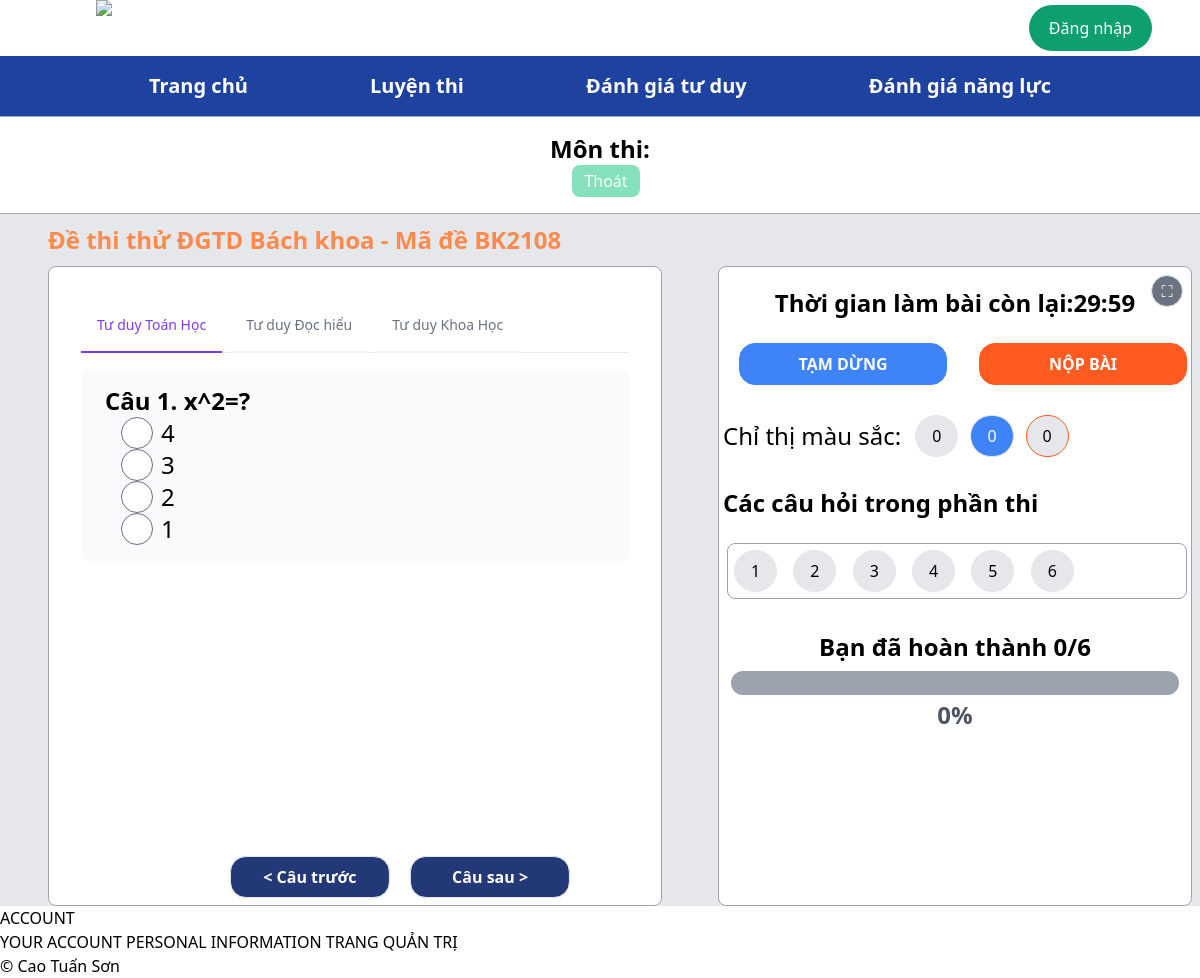
/dgtd/dgtd/5/ (signed in), run on the app's committed database.
### DanhGiaTuDuy/models.py (models this page shows, shortened)
class DeThi(models.Model):
    DANH_GIA_TU_DUY = 'DGTD'
    LOAI_DE_CHOICES = [
         (DANH_GIA_TU_DUY, 'Đánh giá tư duy'),
    ]
    ten_de_thi = models.CharField(max_length=255, null=False, blank=False)
    loai_de = models.CharField(max_length=50, choices=LOAI_DE_CHOICES, default=DANH_GIA_TU_DUY)
    thoi_gian_thi = models.DurationField(default=timezone.timedelta(minutes=30))
    doc_hieu_noi_dung = models.ForeignKey(DocHieuNoiDung, null=True, blank=True, on_delete=models.CASCADE)

class NoiDungDe(models.Model):
    de_thi = models.ForeignKey(DeThi, on_delete=models.CASCADE)
    cau_hoi = models.ForeignKey(CauHoi, on_delete=models.CASCADE)
    diem_so = models.FloatField(validators=[MinValueValidator(0.01), MaxValueValidator(10.00)])
    thu_tu_cau = models.IntegerField(validators=[MinValueValidator(1)])
    doc_hieu_noi_dung = models.ForeignKey(DocHieuNoiDung, on_delete=models.SET_NULL, null=True, blank=True)
    khoa_hoc_noi_dung = models.ForeignKey(KhoaHocNoiDung, on_delete=models.SET_NULL, null=True, blank=True)

class CauHoi(models.Model):
    TRAC_NGHIEM = 'TN'
    DUNG_SAI = 'DS'
    TU_LUAN = 'TL'
    KEO_THA = 'KT'
    TU_DUY_TOAN_HOC = 'TDTH'
    TU_DUY_DOC_HIEU = 'TDDH'
    TU_DUY_KHOA_HOC = 'TDKH'
    LOAI_CAU_HOI_CHOICES = [
        (TRAC_NGHIEM, 'Trắc nghiệm'),
        (DUNG_SAI, 'Đúng sai'),
        (TU_LUAN, 'Tự luận'),
        (KEO_THA, 'Kéo thả'),  # New choice
    ]
    PHAN_THI_CHOICES = [
        (TU_DUY_TOAN_HOC, 'Tư duy toán học'),
        (TU_DUY_DOC_HIEU, 'Tư duy đọc hiểu'),
        (TU_DUY_KHOA_HOC, 'Tư duy khoa học'),
    ]
    tieu_de = models.CharField(max_length=255, null=False, blank=False)
    noi_dung = models.TextField(default='')
    loai_cau_hoi = models.CharField(
        max_length=2,
        choices=LOAI_CAU_HOI_CHOICES,
        default=TRAC_NGHIEM,
    )
    phan_thi = models.CharField(max_length=4, choices=PHAN_THI_CHOICES, default=TU_DUY_TOAN_HOC)
    anh = models.ImageField(upload_to='cauhoi_images/', null=True, blank=True)
    cach_giai = models.TextField(default='')
    def ch_photo(self):
        if self.anh:
            return mark_safe('<img src="{}" width="100" />'.format(self.anh.url))
        return ''
    ch_photo.short_description = 'Image'
    ch_photo.allow_tags = True

class DapAn(models.Model):
    cauHoi = models.ForeignKey(CauHoi, on_delete=models.CASCADE)
    noi_dung = models.TextField(default='')
    tinh_dung = models.BooleanField(default=False)
    anh = models.ImageField(upload_to='dapan_images/', null=True, blank=True)
    def da_photo(self):
        if self.anh:
            return mark_safe('<img src="{}" width="100" />'.format(self.anh.url))
        return ''
    da_photo.short_description = 'Image'
    da_photo.allow_tags = True

### DanhGiaTuDuy/views.py (the view)
# urls.py: path('dgtd/<int:idde>/', DGTD.as_view(), name= 'dgtd_id'),
class DGTD(LoginRequiredMixin, View):
    login_url = '/Userlogin/'
    def get(self, request, idde=None):
        if idde is None:
            return render(request, 'exam.html')
        else:
            student_id = request.session['id']
            student = StudentUser.objects.get(id=student_id)
            deThi = get_object_or_404(DeThi, id=idde)
            dict_cauhoi_list_dapan = dict()
            SetNoiDungDe = NoiDungDe.objects.filter(de_thi=deThi).order_by('thu_tu_cau')
            khoa_hoc_noi_dung_list = KhoaHocNoiDung.objects.all()
            for noiDungDe in SetNoiDungDe:
                SetDapAn = DapAn.objects.filter(cauHoi=noiDungDe.cau_hoi)
                list_dapAn = list(SetDapAn)
                dict_cauhoi_list_dapan[noiDungDe] = list_dapAn
            lenkeys = len(dict_cauhoi_list_dapan)
            thoi_gian_thi = int(deThi.thoi_gian_thi.seconds)
            content = {
                'DeThi': deThi,
                'dictCHDA': dict_cauhoi_list_dapan,
                'lenkeys': lenkeys,
                'student': student,
                'tthi': thoi_gian_thi,
                'khoa_hoc_noi_dung_list': khoa_hoc_noi_dung_list,
            }
            return render(request, 'quiz.html', content)

### WebLuyenThi/context_processors.py (called while the page is built)
def user_full_name(request):
    full_name = request.session.get('full_name', '')
    return {'full_name': full_name}

### templates/quiz.html (shortened to what this page needs)
{% extends 'homepage/base.html' %}
{% block content %}
{% load static %}
<div class="">
    <div>
        <div class="border-t border-gray-600 opacity-50 w-full"></div>
        <div class="bg-white  flex flex-col w-full h-24 items-center rounded-sm justify-center">
            <span class="font-bold text-2xl">Môn thi: {{ DeThi.mon_thi }}</span>
            <div class="flex flex-row justify-center items-center">
                <button id="thoatButton" class="ml-3 inline-block bg-green-300 text-white rounded-lg py-1 px-3 hover:bg-green-600" value="Thoát">Thoát</button>
            </div>
        </div>
        <div class="border-t border-gray-600 opacity-50 w-full"></div>
    </div>
    <div id="mainExamContent" class="bg-gray-200 flex flex-col h-full justify-between">
        <br />
        <div class="ml-12 flex flex-col justify-center h-1 text-2xl">
            <span class="font-bold text-orange-400">{{ DeThi.ten_de_thi }}</span>
        </div>
        <br />
        <div class="flex flex-grow h-200 relative">
            <div class="bg-white relative ml-12 mr-12 group top-0 left-0 rounded-lg w-full p-8 border border-gray-400 flex flex-col overflow-y-auto">
                <form id="answerForm" method="POST" action="{% url 'DanhGiaTuDuy:chamthi' %}">
                    <div class="mb-4 border-b border-gray-200 dark:border-gray-700">
                        <ul
                            class="flex flex-wrap -mb-px text-sm font-medium text-center"
                            id="default-styled-tab"
                            data-tabs-toggle="#default-styled-tab-content"
                            data-tabs-active-classes="text-purple-600 hover:text-purple-600 dark:text-purple-500 dark:hover:text-purple-500 border-purple-600 dark:border-purple-500"
                            data-tabs-inactive-classes="dark:border-transparent text-gray-500 hover:text-gray-600 dark:text-gray-400 border-gray-100 hover:border-gray-300 dark:border-gray-700 dark:hover:text-gray-300"
                            role="tablist"
                        >
                            <li class="me-2" role="presentation">
                                <button class="inline-block p-4 border-b-2 rounded-t-lg" id="tabTuDuyToanHocBtn" data-tabs-target="#tabTuDuyToanHoc" type="button" role="tab" aria-controls="tracnghiem" aria-selected="false">Tư duy Toán Học</button>
                            </li>
                            <li class="me-2" role="presentation">
                                <button
                                    class="inline-block p-4 border-b-2 rounded-t-lg hover:text-gray-600 hover:border-gray-300 dark:hover:text-gray-300"
                                    id="tabTuDuyDocHieuBtn"
                                    data-tabs-target="#tabTuDuyDocHieu"
                                    type="button"
                                    role="tab"
                                    aria-controls="dungsai"
                                    aria-selected="false"
                                >
                                    Tư duy Đọc hiểu
                                </button>
                            </li>
                            <li class="me-2" role="presentation">
                                <button
                                    class="inline-block p-4 border-b-2 rounded-t-lg hover:text-gray-600 hover:border-gray-300 dark:hover:text-gray-300"
                                    id="tabTuDuyKhoaHocBtn"
                                    data-tabs-target="#tabTuDuyKhoaHoc"
                                    type="button"
                                    role="tab"
                                    aria-controls="tuluan"
                                    aria-selected="false"
                                >
                                    Tư duy Khoa Học
                                </button>
                            </li>
                        </ul>
                    </div>
                    <div id="default-styled-tab-content">
                        <div class="tab-content hidden p-4 rounded-lg bg-gray-50 dark:bg-gray-800" id="tabTuDuyToanHoc" role="tabpanel" aria-labelledby="tracnghiem-tab">
                            {% for noi_dung_de, dapans in dictCHDA.items %} {% if noi_dung_de.cau_hoi.phan_thi == 'TDTH' %} {% include 'question_load.html' with noi_dung_de=noi_dung_de dapans=dapans %} {% endif %} {% endfor %}
                        </div>
                    </div>
                </form>
            </div>
            <div class="bg-white ml-2 mr-2 top-0 left-0 rounded-lg h-200 w-128 p-1 border border-gray-400 flex flex-col relative">
                <button id="fullscreenButton" class="absolute top-0 right-0 m-2 w-8 h-8 flex items-center justify-center border bg-gray-500 text-white rounded-full">
                    ⛶
                </button>
                <div class="flex flex-row justify-center mt-4">
                    <span class="font-bold text-2xl">Thời gian làm bài còn lại: </span>
                    <div id="countdown" class="font-bold text-2xl"></div>
                </div>
                <br />
                <div class="flex space-x-4 justify-center">
                    <button id="pauseButton" class="w-52 inline-block font-bold border bg-blue-500 border-blue-500 text-white rounded-2xl py-2 px-2 mx-4">
                        TẠM DỪNG
                    </button>
                    <button id="submitBtn" class="w-52 inline-block font-bold border bg-orange-500 border-orange-500 text-white rounded-2xl py-2 px-2 mx-4">
                        NỘP BÀI
                    </button>
                </div>
                <br />
                <div class="flex flex-row items-center">
                    <span class="mr-2 text-2xl">Chỉ thị màu sắc:</span>
                    <button class="bg-gray-200 text-black px-4 py-2 m-1.5 border rounded-full">0</button>
                    <button class="bg-blue-500 text-white px-4 py-2 m-1.5 border rounded-full">0</button>
                    <button class="bg-gray-200 text-black px-4 py-2 m-1.5 border rounded-full border-orange-500">0</button>
                </div>
                <br />
                <span class="font-bold text-2xl">Các câu hỏi trong phần thi </span>
                <br />
                <div class="col-span-5 ml-1 border border-gray-400 rounded-lg">
                    {% for noi_dung_de, dapans in dictCHDA.items %}
                    <button id="button-{{ noi_dung_de.thu_tu_cau }}" onclick="showQuestionAndTab('{{ noi_dung_de.cau_hoi.phan_thi }}', 'question-{{ noi_dung_de.thu_tu_cau }}')" class="bg-gray-200 text-black px-4 py-2 m-1.5 border rounded-full">
                        {{ noi_dung_de.thu_tu_cau }}
                    </button>
                    {% endfor %}
                </div>
                <br />
                <div class="text-center mt-2">
                    <p id="progress-text" class="font-bold text-2xl">Bạn đã hoàn thành 0/ tổng số câu</p>
                </div>
                <div class="w-full max-w-md mx-auto relative">
                    <div id="progress-bar" class="h-6 w-full bg-gray-400 rounded-full overflow-hidden mt-2">
                    </div>
                    <div id="progress-percent" class="text-center text-2xl mt-1 font-bold text-gray-600">0%</div>
                </div>
            </div>
            <div class="absolute bottom-0 left-1/3 transform -translate-x-1/2 mb-2">
                <button id="prevButton" onclick="prevQuestion()" class="mx-2 w-40 inline-block font-bold border bg-blue-900 border-500 text-white rounded-2xl py-2 px-4">< Câu trước</button>
                <button id="nextButton" onclick="nextQuestion()" class="mx-2 w-40 inline-block font-bold border bg-blue-900 border-500 text-white rounded-2xl py-2 px-4">Câu sau ></button>
            </div>
        </div>
    </div>
</div>
{% endblock %}

### templates/question_load.html (shortened to what this page needs)
{% load static %}
{% if noi_dung_de.cau_hoi.loai_cau_hoi == 'TN' %}
<div id="question-{{ noi_dung_de.thu_tu_cau }}" class="question-container max-w-full flex-1">
    <div class="border-spacing-1 flex flex-row">
        <span class="font-bold ml-2 text-2xl"> Câu {{ noi_dung_de.thu_tu_cau }}. {{ noi_dung_de.cau_hoi.noi_dung }} </span>
    </div>
    <div class="flex flex-col">
        {% for dap_an in dapans %}
        <label class="inline-flex items-center ml-6">
            <input type="radio" class="form-radio h-8 w-8 text-blue-600" id="radio{{ noi_dung_de.thu_tu_cau }}-{{ dap_an.id }}" name="group{{ noi_dung_de.thu_tu_cau }}" value="{{ dap_an.id }}" />
            <span class="ml-2 text-2xl">{{ dap_an.noi_dung }}</span>
        </label>
        {% endfor %}
    </div>
</div>
{% endif %}

### data on the page
DeThi: ten_de_thi "Đề thi thử ĐGTD Bách khoa - Mã đề BK2108"
NoiDungDe: thu_tu_cau "1", cau_hoi.noi_dung "x^2=?"
DapAn: noi_dung "4"
DapAn: noi_dung "3"
DapAn: noi_dung "2"
DapAn: noi_dung "1"
NoiDungDe: thu_tu_cau "2"
NoiDungDe: thu_tu_cau "3"
NoiDungDe: thu_tu_cau "4"
NoiDungDe: thu_tu_cau "5"
NoiDungDe: thu_tu_cau "6"
